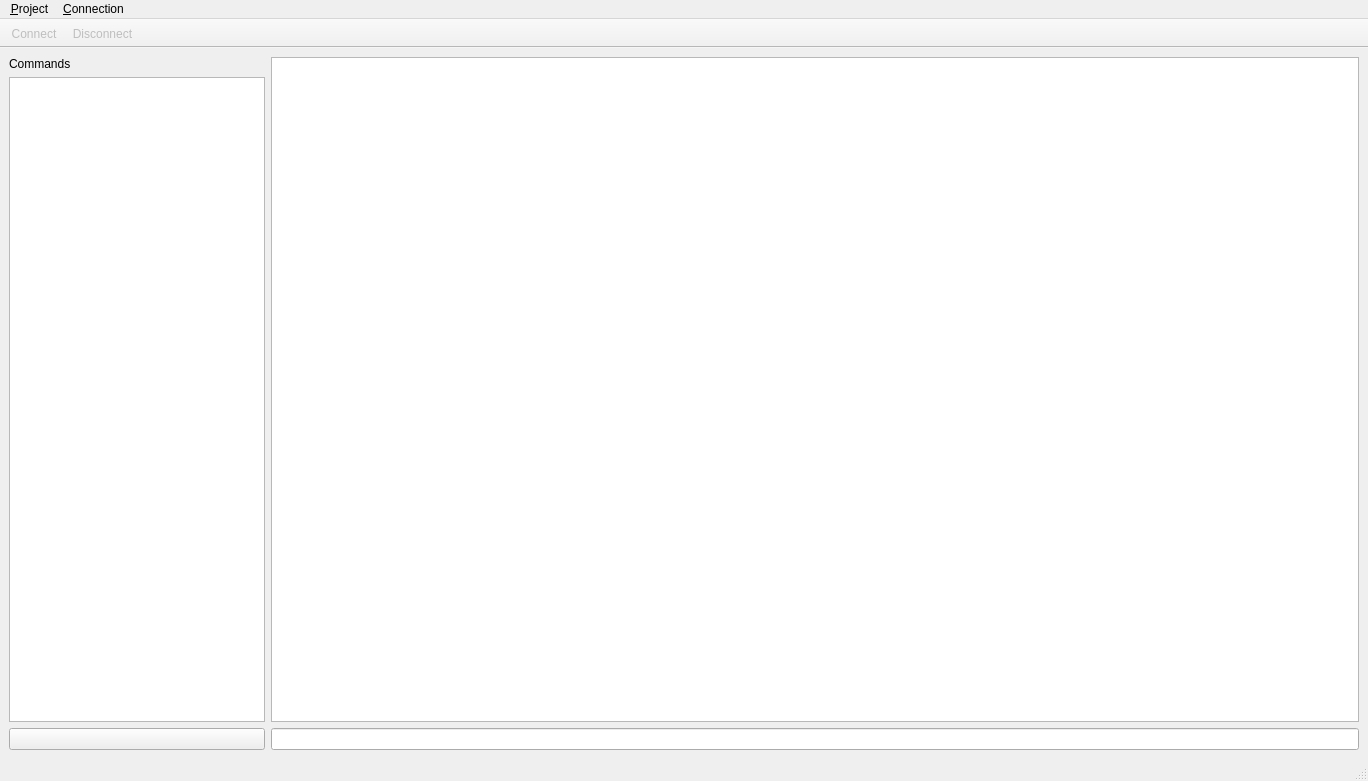
<?xml version="1.0" encoding="UTF-8"?>
<ui version="4.0">
 <class>MainWindow</class>
 <widget class="QMainWindow" name="MainWindow">
  <property name="geometry">
   <rect>
    <x>0</x>
    <y>0</y>
    <width>1368</width>
    <height>781</height>
   </rect>
  </property>
  <property name="windowTitle">
   <string>ECUtool</string>
  </property>
  <property name="windowIcon">
   <iconset theme="QIcon::ThemeIcon::DocumentProperties"/>
  </property>
  <widget class="QWidget" name="centralwidget">
   <layout class="QHBoxLayout" name="horizontalLayout">
    <item>
     <widget class="QWidget" name="widget_2" native="true">
      <layout class="QVBoxLayout" name="verticalLayout_2">
       <property name="leftMargin">
        <number>0</number>
       </property>
       <property name="topMargin">
        <number>0</number>
       </property>
       <property name="rightMargin">
        <number>0</number>
       </property>
       <property name="bottomMargin">
        <number>0</number>
       </property>
       <item>
        <widget class="QLabel" name="label">
         <property name="text">
          <string>Commands</string>
         </property>
        </widget>
       </item>
       <item>
        <widget class="CommandView" name="listView">
         <property name="sizePolicy">
          <sizepolicy hsizetype="Preferred" vsizetype="Expanding">
           <horstretch>0</horstretch>
           <verstretch>0</verstretch>
          </sizepolicy>
         </property>
        </widget>
       </item>
       <item>
        <widget class="QPushButton" name="addCommandButton">
         <property name="text">
          <string/>
         </property>
         <property name="icon">
          <iconset theme="QIcon::ThemeIcon::ListAdd"/>
         </property>
        </widget>
       </item>
      </layout>
     </widget>
    </item>
    <item>
     <widget class="QWidget" name="widget" native="true">
      <layout class="QVBoxLayout" name="verticalLayout">
       <property name="leftMargin">
        <number>0</number>
       </property>
       <property name="topMargin">
        <number>0</number>
       </property>
       <property name="rightMargin">
        <number>0</number>
       </property>
       <property name="bottomMargin">
        <number>0</number>
       </property>
       <item>
        <widget class="QPlainTextEdit" name="terminalTextEdit">
         <property name="undoRedoEnabled">
          <bool>false</bool>
         </property>
         <property name="readOnly">
          <bool>true</bool>
         </property>
         <property name="plainText">
          <string notr="true"/>
         </property>
         <property name="placeholderText">
          <string notr="true"/>
         </property>
        </widget>
       </item>
       <item>
        <widget class="QLineEdit" name="lineEdit"/>
       </item>
      </layout>
     </widget>
    </item>
   </layout>
  </widget>
  <widget class="QMenuBar" name="menubar">
   <property name="geometry">
    <rect>
     <x>0</x>
     <y>0</y>
     <width>1368</width>
     <height>21</height>
    </rect>
   </property>
   <widget class="QMenu" name="menuConnection">
    <property name="title">
     <string>&amp;Connection</string>
    </property>
    <addaction name="actionNewConnection"/>
    <addaction name="actionConnect"/>
    <addaction name="actionDisconnect"/>
   </widget>
   <widget class="QMenu" name="menuProject">
    <property name="title">
     <string>&amp;Project</string>
    </property>
    <addaction name="actionOpenProject"/>
    <addaction name="actionSaveProject"/>
   </widget>
   <addaction name="menuProject"/>
   <addaction name="menuConnection"/>
  </widget>
  <widget class="QStatusBar" name="statusbar"/>
  <widget class="QToolBar" name="toolBar">
   <property name="windowTitle">
    <string>toolBar</string>
   </property>
   <property name="movable">
    <bool>false</bool>
   </property>
   <attribute name="toolBarArea">
    <enum>TopToolBarArea</enum>
   </attribute>
   <attribute name="toolBarBreak">
    <bool>false</bool>
   </attribute>
   <addaction name="actionConnect"/>
   <addaction name="actionDisconnect"/>
  </widget>
  <action name="actionConnect">
   <property name="enabled">
    <bool>false</bool>
   </property>
   <property name="icon">
    <iconset theme="QIcon::ThemeIcon::CallStart"/>
   </property>
   <property name="text">
    <string>&amp;Connect</string>
   </property>
  </action>
  <action name="actionDisconnect">
   <property name="enabled">
    <bool>false</bool>
   </property>
   <property name="icon">
    <iconset theme="QIcon::ThemeIcon::CallStop"/>
   </property>
   <property name="text">
    <string>&amp;Disconnect</string>
   </property>
  </action>
  <action name="actionNewConnection">
   <property name="text">
    <string>&amp;New Connection</string>
   </property>
  </action>
  <action name="actionOpenProject">
   <property name="text">
    <string>&amp;Open Project</string>
   </property>
  </action>
  <action name="actionSaveProject">
   <property name="text">
    <string>Save Project</string>
   </property>
  </action>
 </widget>
 <customwidgets>
  <customwidget>
   <class>CommandView</class>
   <extends>QListView</extends>
   <header>commandview.h</header>
  </customwidget>
 </customwidgets>
 <resources/>
 <connections/>
</ui>
